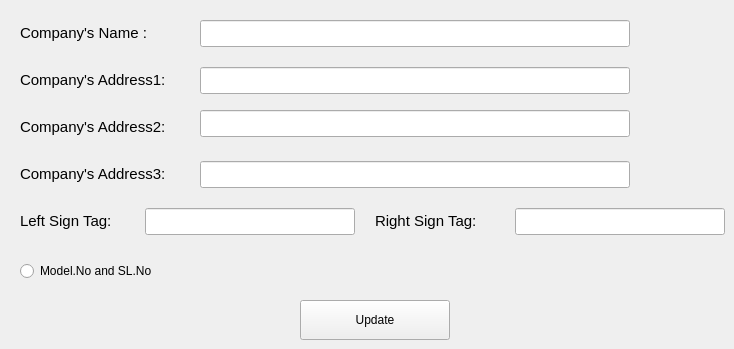
      <widget class="QWidget" name="tab_14">
       <attribute name="title">
        <string>Report Tags</string>
       </attribute>
       <widget class="QLabel" name="label_120">
        <property name="geometry">
         <rect>
          <x>20</x>
          <y>20</y>
          <width>160</width>
          <height>27</height>
         </rect>
        </property>
        <property name="text">
         <string>&lt;html&gt;&lt;head/&gt;&lt;body&gt;&lt;p&gt;&lt;span style=&quot; font-size:11pt;&quot;&gt;Company's Name    :&lt;/span&gt;&lt;/p&gt;&lt;/body&gt;&lt;/html&gt;</string>
        </property>
       </widget>
       <widget class="QLineEdit" name="lineEdit_56">
        <property name="geometry">
         <rect>
          <x>200</x>
          <y>20</y>
          <width>430</width>
          <height>27</height>
         </rect>
        </property>
        <property name="text">
         <string/>
        </property>
       </widget>
       <widget class="QLineEdit" name="lineEdit_58">
        <property name="geometry">
         <rect>
          <x>200</x>
          <y>67</y>
          <width>430</width>
          <height>27</height>
         </rect>
        </property>
        <property name="text">
         <string/>
        </property>
       </widget>
       <widget class="QLabel" name="label_122">
        <property name="geometry">
         <rect>
          <x>20</x>
          <y>67</y>
          <width>160</width>
          <height>27</height>
         </rect>
        </property>
        <property name="text">
         <string>&lt;html&gt;&lt;head/&gt;&lt;body&gt;&lt;p&gt;&lt;span style=&quot; font-size:11pt;&quot;&gt;Company's Address1:&lt;/span&gt;&lt;/p&gt;&lt;/body&gt;&lt;/html&gt;</string>
        </property>
       </widget>
       <widget class="QLineEdit" name="lineEdit_60">
        <property name="geometry">
         <rect>
          <x>200</x>
          <y>110</y>
          <width>430</width>
          <height>27</height>
         </rect>
        </property>
        <property name="text">
         <string/>
        </property>
       </widget>
       <widget class="QLabel" name="label_123">
        <property name="geometry">
         <rect>
          <x>20</x>
          <y>114</y>
          <width>160</width>
          <height>27</height>
         </rect>
        </property>
        <property name="text">
         <string>&lt;html&gt;&lt;head/&gt;&lt;body&gt;&lt;p&gt;&lt;span style=&quot; font-size:11pt;&quot;&gt;Company's Address2:&lt;/span&gt;&lt;/p&gt;&lt;/body&gt;&lt;/html&gt;</string>
        </property>
       </widget>
       <widget class="QLineEdit" name="lineEdit_66">
        <property name="geometry">
         <rect>
          <x>200</x>
          <y>161</y>
          <width>430</width>
          <height>27</height>
         </rect>
        </property>
        <property name="text">
         <string/>
        </property>
       </widget>
       <widget class="QLabel" name="label_124">
        <property name="geometry">
         <rect>
          <x>20</x>
          <y>161</y>
          <width>160</width>
          <height>27</height>
         </rect>
        </property>
        <property name="text">
         <string>&lt;html&gt;&lt;head/&gt;&lt;body&gt;&lt;p&gt;&lt;span style=&quot; font-size:11pt;&quot;&gt;Company's Address3:&lt;/span&gt;&lt;/p&gt;&lt;/body&gt;&lt;/html&gt;</string>
        </property>
       </widget>
       <widget class="QLineEdit" name="lineEdit_68">
        <property name="geometry">
         <rect>
          <x>145</x>
          <y>208</y>
          <width>210</width>
          <height>27</height>
         </rect>
        </property>
       </widget>
       <widget class="QLabel" name="label_125">
        <property name="geometry">
         <rect>
          <x>20</x>
          <y>208</y>
          <width>105</width>
          <height>27</height>
         </rect>
        </property>
        <property name="text">
         <string>&lt;html&gt;&lt;head/&gt;&lt;body&gt;&lt;p&gt;&lt;span style=&quot; font-size:11pt;&quot;&gt;Left Sign Tag:&lt;/span&gt;&lt;/p&gt;&lt;/body&gt;&lt;/html&gt;</string>
        </property>
       </widget>
       <widget class="QPushButton" name="pushButton_76">
        <property name="geometry">
         <rect>
          <x>300</x>
          <y>300</y>
          <width>150</width>
          <height>40</height>
         </rect>
        </property>
        <property name="text">
         <string>Update</string>
        </property>
       </widget>
       <widget class="QLabel" name="label_126">
        <property name="geometry">
         <rect>
          <x>375</x>
          <y>208</y>
          <width>125</width>
          <height>27</height>
         </rect>
        </property>
        <property name="text">
         <string>&lt;html&gt;&lt;head/&gt;&lt;body&gt;&lt;p&gt;&lt;span style=&quot; font-size:11pt;&quot;&gt;Right Sign Tag:&lt;/span&gt;&lt;/p&gt;&lt;/body&gt;&lt;/html&gt;</string>
        </property>
       </widget>
       <widget class="QLineEdit" name="lineEdit_69">
        <property name="geometry">
         <rect>
          <x>515</x>
          <y>208</y>
          <width>210</width>
          <height>27</height>
         </rect>
        </property>
       </widget>
       <widget class="QRadioButton" name="Model_no">
        <property name="geometry">
         <rect>
          <x>20</x>
          <y>260</y>
          <width>161</width>
          <height>22</height>
         </rect>
        </property>
        <property name="text">
         <string>Model.No and SL.No</string>
        </property>
       </widget>
      </widget>
